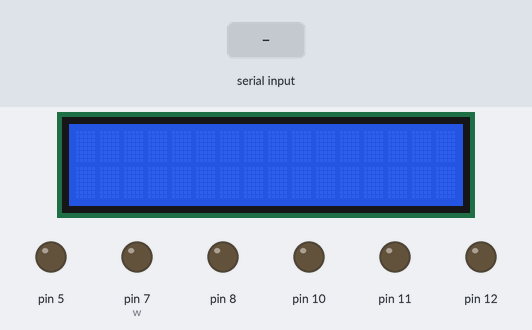
A sketch run on a simulated Arduino Uno, built with avr-gcc and run on an emulated ATmega328P. On the bench: 16×2 character LCD, output pins drawn as LEDs (lit = HIGH). The test bench sets the inputs (shaded band).

Above: at 3.2 s.
3.3 s: "30,150\n" received over Serial
At 3.7 s:
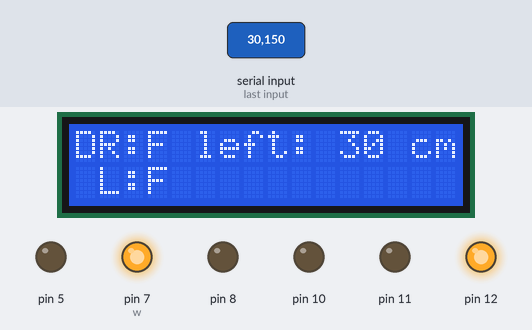
At 5.3 s:
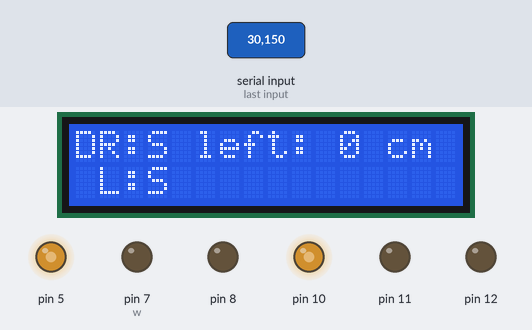
Timing chart, 0 to 13.8 s (numbered marks = the images above; inputs shaded):
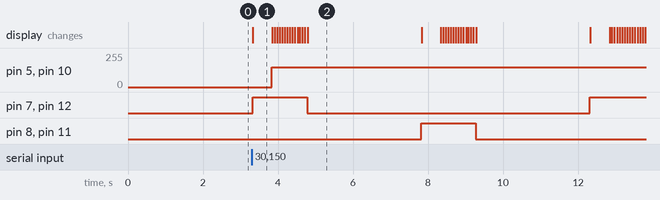

Measured:
- after the input at 3.3 s, pin 5, pin 10: 0/255 → 150/255 after 0.53 s; pin 7 (w), pin 12: LOW → HIGH at once, → LOW 1.4 s later, → HIGH 7.5 s later; pin 8, pin 11: LOW → HIGH after 4.5 s, → LOW 1.4 s later; the display: changes at once (image 1)
- what the display in image 1 shows lasts 0.6 s, from 3.3 s to 3.9 s

The sketch:

i2c_lcd.ino
```cpp
#include "LiquidCrystal_I2C.h"
#include "Wheels.h"

byte LCDAddress = 0x27;

LiquidCrystal_I2C lcd(LCDAddress, 16, 2);
Wheels w;

uint8_t arrowRight[8] =
{
    0b01000,
    0b01100,
    0b00110,
    0b11111,
    0b11111,
    0b00110,
    0b01100,
    0b01000
};

uint8_t arrowUp[8] =
{
  0b00100,
  0b01110,
  0b11111,
  0b00100,
  0b00100,
  0b00100,
  0b00100,
  0b00000
};

uint8_t arrowDown[8] =
{
  0b00100,
  0b00100,
  0b00100,
  0b00100,
  0b11111,
  0b01110,
  0b00100,
  0b00000
};

uint8_t zero[8] =
{
  0b11111,
  0b10001,
  0b10001,
  0b10001,
  0b10001,
  0b10001,
  0b11111,
  0b00000
};

int argIn = 0;

void setup() {
  w.attach(7,8,5,12,11,10);

  Serial.begin(9600);
  Serial.setTimeout(200);

  lcd.init();
  lcd.backlight();

  lcd.createChar(1, arrowUp);
  lcd.createChar(2, arrowDown);
  lcd.createChar(3, zero);


  lcd.print("READY!");
  delay(2000);
  lcd.clear();
}


void loop() {
  //as an input take distance 'x' (can be in cm)
  // lets set speed - some const
  // lets calculate the time for which the engine needs to run in order for car to move 'x' cm
  // in while loop until the calculated time passes calculate the distance that is left and print it
  // stop the engine

  if (Serial.available() > 0) {
    // Execute only if data has been sent from the Serial Monitor
    int cm = Serial.parseInt();

    // Procees only if the input is a valid distance
    if (cm > 0) {
      int speed = 150;
      unsigned long timeToRun = 30UL * cm;

      // go forward
      loopGo(speed, cm, timeToRun, true);
      // go backward
      loopGo(speed, cm, timeToRun, false);
    }
  }
}

void loopGo(int speed, int cm, int timeToRun, bool direction) {
  // set up
  lcd.clear();

  // set 1st line of dispaly unit
  lcd.setCursor(0,0);
  lcd.print("Dist left: ");
  lcd.print(cm);
  lcd.print(" cm  ");

  // set direction and 2nd line of display unit
  if (direction) {
    w.forward();
    lcd.setCursor(1,0);
    lcd.print("R:F");
    lcd.setCursor(1,7);
    // print arrow up
    lcd.write(1); // 1st memory slot (arrowUp)
    lcd.setCursor(1,13);
    lcd.print("L:F");
  } else {
    w.back();
    lcd.setCursor(1,0);
    lcd.print("R:B");
    lcd.setCursor(1,7);
    // print arrow down
    lcd.write(2); // 2nd memory slot (arrowDown)
    lcd.setCursor(1,13);
    lcd.print("L:B");
  }

  delay(500);

  // set speed -> start movement
  w.setSpeed(speed);

  // 1. Mark the starting time
  unsigned long start_time = millis();

  // 2. Loop until the current time reaches the end time
  while (millis() - start_time < timeToRun) {

    // calculate how much time has passed
    unsigned long elapsedTime = millis() - start_time;

    // calculate traveled distance basing on 30ms per 1cm
    int distTraveled = elapsedTime/30;
    int distLeft = cm - distTraveled;

    // prevent the screen from displaying negative numbers due to tiny timing overshoot
    if(distLeft < 0) {
      distLeft = 0;
    }
    lcd.setCursor(0,0);
    lcd.print("Dist left: ");
    lcd.print(distLeft);
    lcd.print(" cm  ");

    // prevent LCD from flickering because of too fast updates
    delay(50);
  }

  // stop the engine when time is up
  w.stop();

  // display left distance after completing movement
  lcd.setCursor(0,0);
  lcd.print("Dist left: 0 cm");

  // update the 2nd row
  lcd.setCursor(1,0);
  lcd.print("R:S");
  lcd.setCursor(1,7);
  // print zero
  lcd.write(3); // 3st memory slot (zero)
  lcd.setCursor(1,13);
  lcd.print("L:S");

  // wait in place for 3sec
  delay(3000);
}

// void loop() {

//   uint8_t barPos = 0;

//   argIn = Serial.parseInt(SKIP_ALL);
//   if(argIn <= 0) return;

//   lcd.clear();
//   lcd.setCursor(barPos, 1);
//   lcd.write(0);

//   for(int val=0;val<=argIn; val++) {
//     lcd.setCursor(0,0);
//     lcd.print(val);
//     barPos = map(val, 0, argIn, 0, 16);
//     lcd.setCursor(barPos, 1);
//     lcd.print('=');
//     lcd.write(0);
//     delay(20);
//   }
// }
```

Wheels.cpp
```cpp
#include <Arduino.h>

#include "Wheels.h"


#define SET_MOVEMENT(side,f,b) digitalWrite( side[0], f);\
                               digitalWrite( side[1], b)

Wheels::Wheels()
{ }

void Wheels::attachRight(int pF, int pB, int pS)
{
    pinMode(pF, OUTPUT);
    pinMode(pB, OUTPUT);
    pinMode(pS, OUTPUT);
    this->pinsRight[0] = pF;
    this->pinsRight[1] = pB;
    this->pinsRight[2] = pS;
}


void Wheels::attachLeft(int pF, int pB, int pS)
{
    pinMode(pF, OUTPUT);
    pinMode(pB, OUTPUT);
    pinMode(pS, OUTPUT);
    this->pinsLeft[0] = pF;
    this->pinsLeft[1] = pB;
    this->pinsLeft[2] = pS;
}

void Wheels::setSpeedRight(uint8_t s)
{
    analogWrite(this->pinsRight[2], s);
}

void Wheels::setSpeedLeft(uint8_t s)
{
    analogWrite(this->pinsLeft[2], s);
}

void Wheels::setSpeed(uint8_t s)
{
    setSpeedLeft(s);
    setSpeedRight(s);
}

void Wheels::attach(int pRF, int pRB, int pRS, int pLF, int pLB, int pLS)
{
    this->attachRight(pRF, pRB, pRS);
    this->attachLeft(pLF, pLB, pLS);
}

void Wheels::forwardLeft()
{
    SET_MOVEMENT(pinsLeft, HIGH, LOW);
}

void Wheels::forwardRight()
{
    SET_MOVEMENT(pinsRight, HIGH, LOW);
}

void Wheels::backLeft()
{
    SET_MOVEMENT(pinsLeft, LOW, HIGH);
}

void Wheels::backRight()
{
    SET_MOVEMENT(pinsRight, LOW, HIGH);
}

void Wheels::forward()
{
    this->forwardLeft();
    this->forwardRight();
}

void Wheels::back()
{
    this->backLeft();
    this->backRight();
}

void Wheels::stopLeft()
{
    SET_MOVEMENT(pinsLeft, LOW, LOW);
}

void Wheels::stopRight()
{
    SET_MOVEMENT(pinsRight, LOW, LOW);
}

void Wheels::stop()
{
    this->stopLeft();
    this->stopRight();
}

void Wheels::goForward(int cm)
{
    this->setSpeed(150);
    this->forward();
    delay(30 * cm);
    this->stop();
}

void Wheels::goBack(int cm)
{
    this->setSpeed(150);
    this->back();
    delay(30 * cm);
    this->stop();
}
```

Wheels.h
```cpp
/*
 * prosta implementacja klasy obsługującej
 * silniki pojazdu za pośrednictwem modułu L298
 *
 * Sterowanie odbywa się przez:
 * 1)  powiązanie odpowiednich pinów I/O Arduino metodą attach()
 * 2)  ustalenie prędkości setSpeed*()
 * 3)  wywołanie funkcji ruchu
 *
 * TODO:
 *  - zabezpieczenie przed ruchem bez attach()
 *  - ustawienie domyślnej prędkości != 0
 */


#include <Arduino.h>


#ifndef Wheels_h
#define Wheels_h


class Wheels {
    public:
        Wheels();
        /*
         *  pinForward - wejście "naprzód" L298
         *  pinBack    - wejście "wstecz" L298
         *  pinSpeed   - wejście "enable/PWM" L298
         */
        void attachRight(int pinForward, int pinBack, int pinSpeed);
        void attachLeft(int pinForward, int pinBack, int pinSpeed);
        void attach(int pinRightForward, int pinRightBack, int pinRightSpeed,
                    int pinLeftForward, int pinLeftBack, int pinLeftSpeed);
        /*
         *  funkcje ruchu
         */
        void forward();
        void forwardLeft();
        void forwardRight();
        void back();
        void backLeft();
        void backRight();
        void stop();
        void stopLeft();
        void stopRight();
        void goForward(int cm);
        void goBack(int cm);
        /*
         *  ustawienie prędkości obrotowej (przez PWM)
         *   - minimalna efektywna wartość 60
         *      może zależeć od stanu naładowania baterii
         */
        void setSpeed(uint8_t);
        void setSpeedRight(uint8_t);
        void setSpeedLeft(uint8_t);

    private:
        int pinsRight[3];
        int pinsLeft[3];
};


#endif
```
